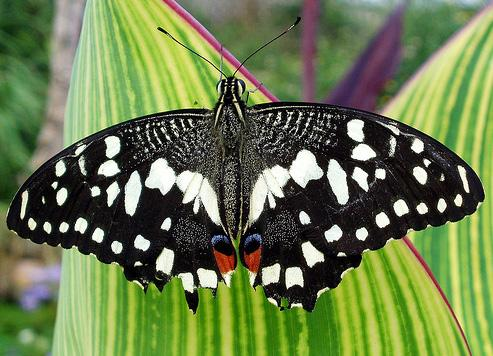
#> input picture Ex_Files_OpenCV_Python_Dev/Exercise Files/Ch02/02_05 Begin/butterfly.jpg, 493 x 356 px, found by its file name
$ python 02_05.py
#> lines starting #> are read from the running program, lines starting #| are printed output that depends on the picture
import numpy as np
import cv2

img = cv2.imread("/Users/nikhil.rai/Documents/courses/Ex_Files_OpenCV_Python_Dev/Exercise Files/Ch02/02_05 Begin/butterfly.jpg", 1)
#> img is the input picture: shape (356, 493, 3); mean B, G, R 77.2, 123.6, 107

#Convert all colors to gray
gray = cv2.cvtColor(img,cv2.COLOR_RGB2GRAY)
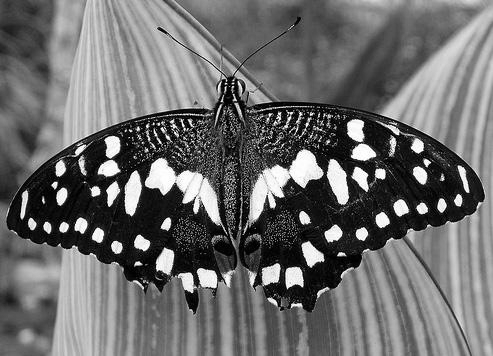
#> gray: shape (356, 493); min 0, max 255, mean 107.8
cv2.imwrite("/Users/nikhil.rai/Documents/courses/Ex_Files_OpenCV_Python_Dev/Exercise Files/Ch02/02_05 Begin/gray.jpg",gray)

'''
Efficient and faster way of separating the b,g,r compared to cv2.split
'''
b = img[:,:,0]
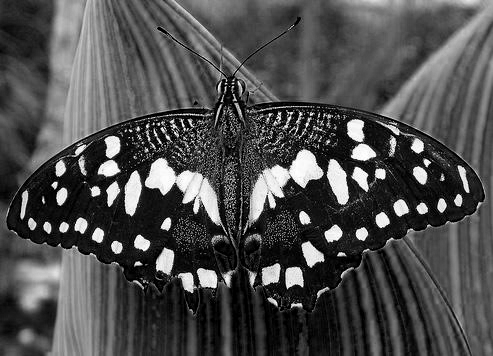
#> b: shape (356, 493); min 0, max 255, mean 77.2
g = img[:,:,1]
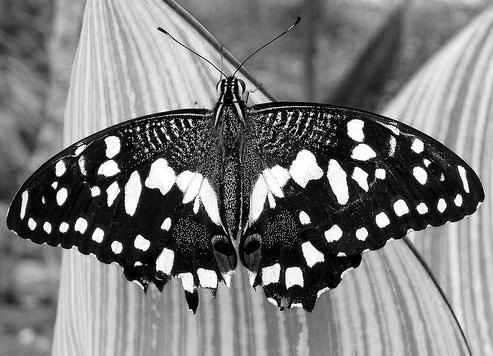
#> g: shape (356, 493); min 0, max 255, mean 123.6
r = img[:,:,2]
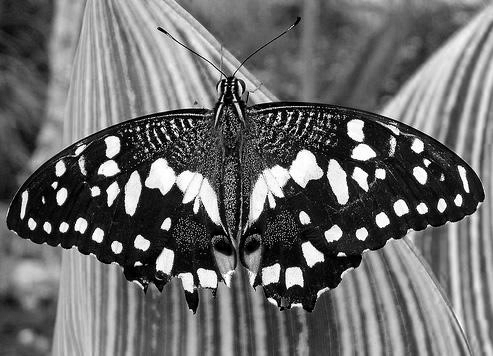
#> r: shape (356, 493); min 0, max 255, mean 107

'''
Create transparency for a particular color
'''

rgba = cv2.merge((b,g,r,g))
rgba1 = cv2.merge((b,g,r,r))
rgba2 = cv2.merge((b,g,r,b))

xx = np.concatenate((rgba,rgba1,rgba2),axis=1)
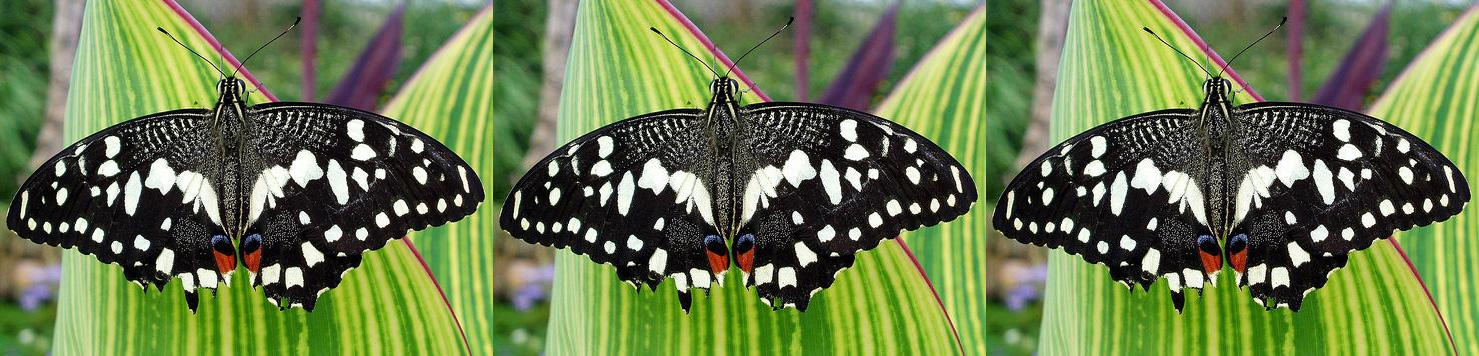
#> xx: shape (356, 1479, 4); mean B, G, R, A 77.2, 123.6, 107, 102.6

#.PNG is being used as jpeg cannot display transparency factor
cv2.imwrite("/Users/nikhil.rai/Documents/courses/Ex_Files_OpenCV_Python_Dev/Exercise Files/Ch02/02_05 Begin/rgba.png",xx)
